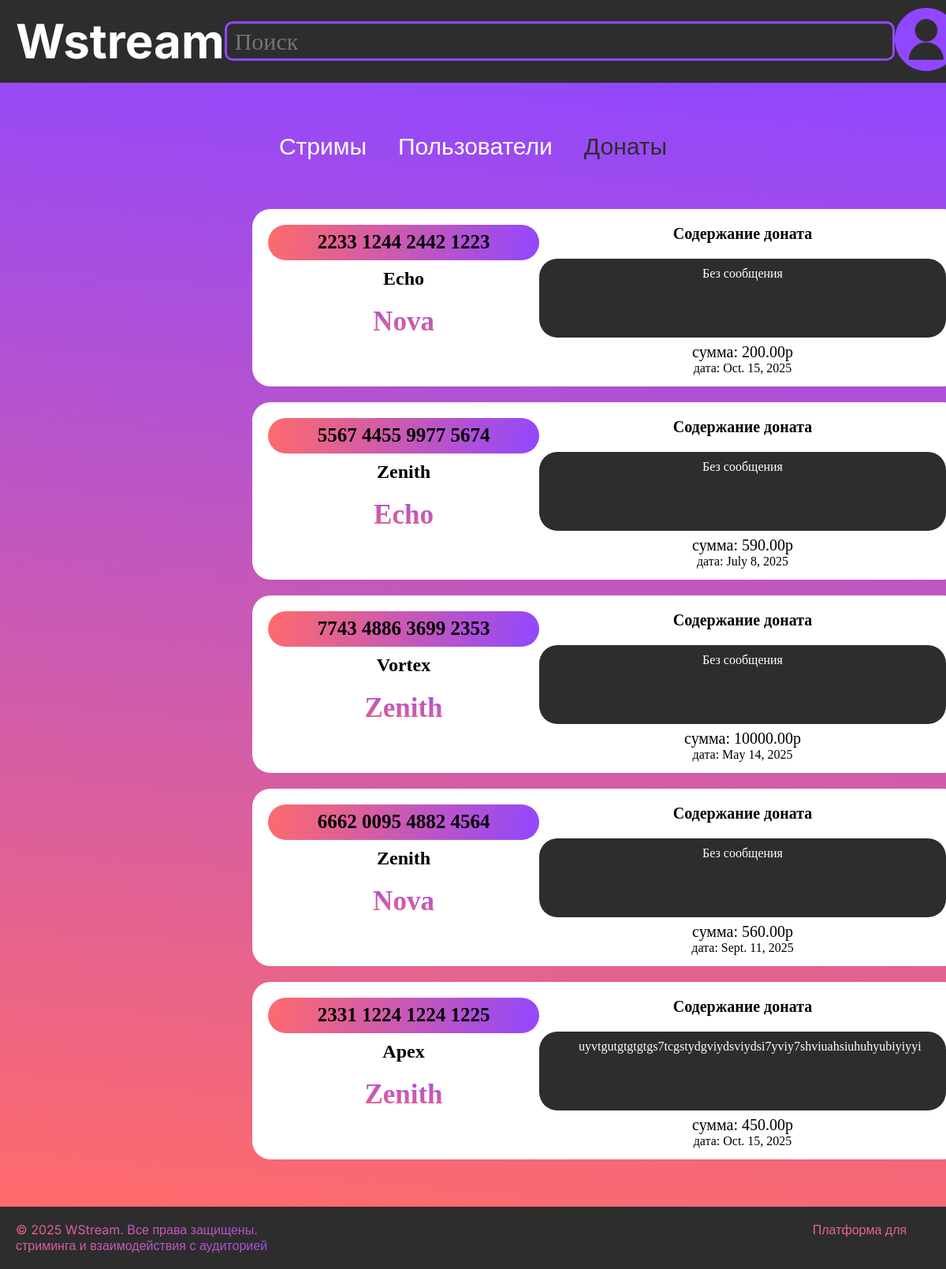
The app's page /Donations/, older data.
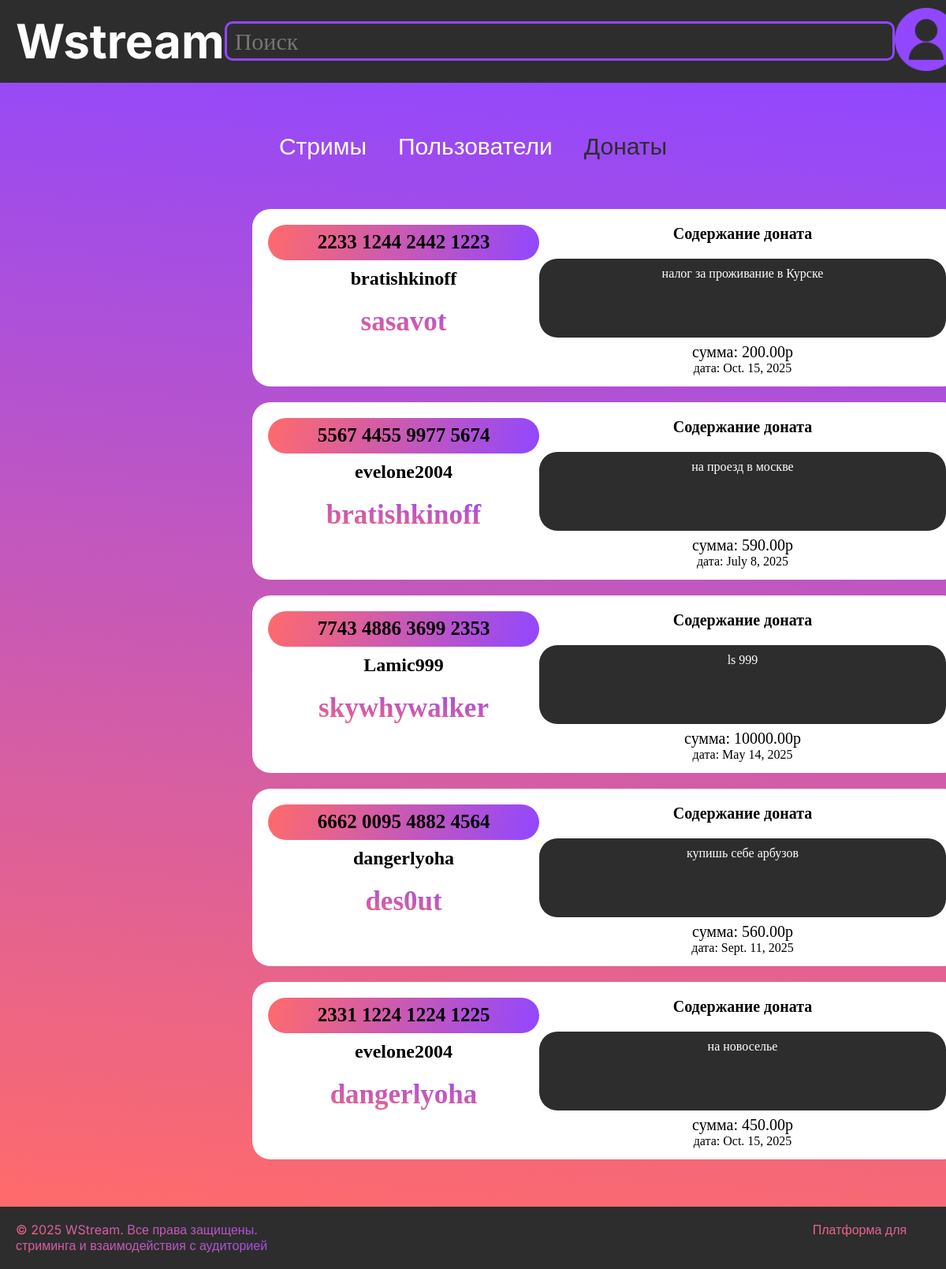
The same page, newer data.
### first_app/models.py (models this page shows, shortened)
class Donations(models.Model):
    amount = models.DecimalField(verbose_name='сумма', max_digits=7, decimal_places=2) #88888.00
    id_users_from = models.ForeignKey(Users, on_delete=models.SET_NULL, null=True, blank=True, related_name='two', verbose_name='Кто задонатил')
    id_users_to = models.ForeignKey(Users, on_delete=models.SET_NULL, null=True, blank=True, related_name='One', verbose_name='Кому задонатил')
    requisites = models.CharField('Реквизиты', max_length=24)
    content = models.TextField('Содержание доната', null=True, blank=True)
    date = models.DateField('Дата')
    class Meta:
        verbose_name = "Донат"
        verbose_name_plural = "Донаты"

class Users(models.Model):
    rol = [
    ("Админ", "Админ"),
    ("Модератор", "Модератор"),
    ("Обычный пользователь", "Обычный пользователь")
]
    user_name = models.CharField(verbose_name='имя пользователя', max_length=30)
    email = models.EmailField("Почта", max_length=100)
    hash_particle = models.CharField('Хэш', max_length=100)
    registration_date = models.DateField("Дата регистрации")
    avatar = models.ImageField('Автарка', upload_to='users_photos/', null=True, blank=True)
    nickname = models.CharField("Никнейм", max_length=50)
    roles = models.CharField('Роль', max_length=50, choices=rol)
    class Meta:
        verbose_name = "Пользователь"
        verbose_name_plural = "Пользователи"

### first_app/views.py (the view)
# urls.py: path('Donations/', page3, name='page3'),
def page3(request):
    donations = Donations.objects.all()
    search_history = request.session.get('search_history', [])
    return render(request, 'three.html', {
        'donations': donations,
        'search_history': search_history
    })

### first_app/templates/three.html
{% extends "main.html" %}
{% load static %}
{% block main %}
<div class="container">
    <section class="catalog">
        <ul class="filter-list">
            <li class="filter-item">
                <a class="link-filter" href="{% url 'page2' %}">
                    Стримы
                </a>
            </li>
            <li class="filter-item">
                <a class="link-filter" href="{% url 'page4' %}">
                    Пользователи
                </a>
            </li>
            <li class="filter-item">
                <a class="link-filter active" href="{% url 'page3' %}">
                    Донаты
                </a>
            </li>
        </ul>
    </section>
    <section class="donates">
        {% for donation in donations %}
        <div class="donate">
            <div class="number-name">
                <p class="recvizit">{{ donation.requisites }}</p>
                <h2 class="userss">{{ donation.id_users_from.nickname }}</h2>
                <h3 class="title-number-name">{{ donation.id_users_to.nickname }}</h3>
            </div>
            <div class="count-content">
                <p class="content-name">Содержание доната</p>
                <div class="strr">
                    <p class="contant">{{ donation.content|default:"Без сообщения" }}</p>
                </div>
                <p class="count">сумма: {{ donation.amount }}р</p>
                <p class="date">дата: {{ donation.date }}</p>
            </div>
        </div>
        {% empty %}
        <p>Донатов пока нет</p>
        {% endfor %}
    </section>
</div>
{% endblock %}

Row changes from the older to the newer data that the page shows:
changed Donations: id_users_from.nickname "Echo" → "bratishkinoff"; id_users_to.nickname "Nova" → "sasavot"; content "Без сообщения" → "налог за проживание в Курске"
changed Donations: id_users_from.nickname "Zenith" → "evelone2004"; id_users_to.nickname "Echo" → "bratishkinoff"; content "Без сообщения" → "на проезд в москве"
changed Donations: id_users_from.nickname "Vortex" → "Lamic999"; id_users_to.nickname "Zenith" → "skywhywalker"; content "Без сообщения" → "ls 999"
changed Donations: id_users_from.nickname "Zenith" → "dangerlyoha"; id_users_to.nickname "Nova" → "des0ut"; content "Без сообщения" → "купишь себе арбузов"
changed Donations: id_users_from.nickname "Apex" → "evelone2004"; id_users_to.nickname "Zenith" → "dangerlyoha"; content "uyvtgutgtgtgtgs7tcgstydgviydsviydsi7yviy7shviuahsiuhuhyubiyiyyi" → "на новоселье"
